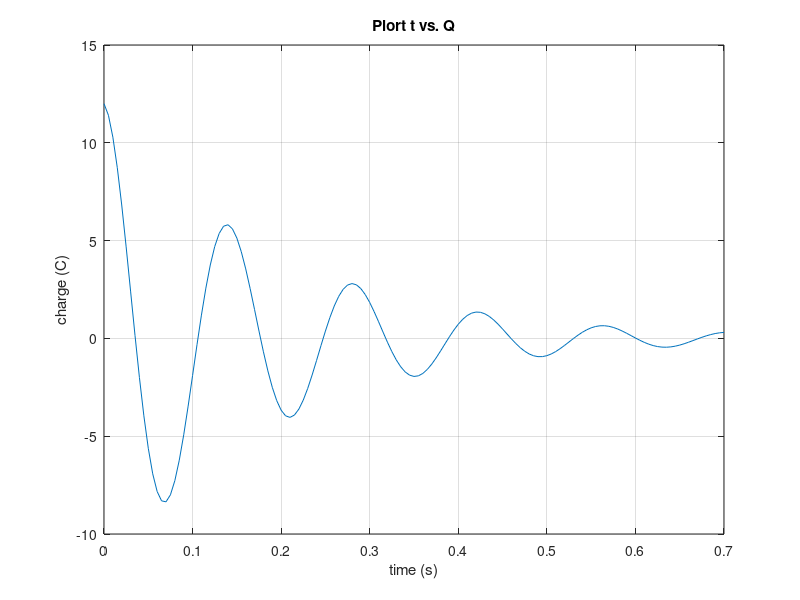

The MATLAB script that drew this image:
t = [0:0.005:0.7]'; %seconds
R = 50; %Ohms
q0 = 12; %Colombs
L = 5; %Henri's
C = 10^-4; % degrees farenheight
e = 2.81; %exp
exponent = -R .* t / (2 * L);
root = (1 / (L * C) - (R / (2 * L))^2);
Q = q0 * e .^ (exponent) .* cos(sqrt(root) .* t); %charge in Colombs

figure
plot(t,Q);
title('Plort t vs. Q')
xlabel('time (s)')
ylabel('charge (C)')
grid
